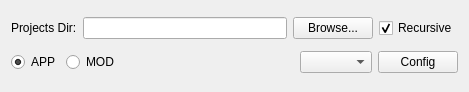
<?xml version="1.0" encoding="UTF-8"?>
<ui version="4.0">
 <class>ConfigProjectClass</class>
 <widget class="QMainWindow" name="ConfigProjectClass">
  <property name="geometry">
   <rect>
    <x>0</x>
    <y>0</y>
    <width>469</width>
    <height>92</height>
   </rect>
  </property>
  <property name="windowTitle">
   <string>ConfigProject</string>
  </property>
  <widget class="QWidget" name="centralWidget">
   <layout class="QVBoxLayout" name="verticalLayout">
    <item>
     <layout class="QHBoxLayout" name="horizontalLayout_2">
      <item>
       <widget class="QLabel" name="label">
        <property name="text">
         <string>Projects Dir:</string>
        </property>
       </widget>
      </item>
      <item>
       <widget class="QLineEdit" name="ProjectsDir"/>
      </item>
      <item>
       <widget class="QPushButton" name="Browse">
        <property name="text">
         <string>Browse...</string>
        </property>
       </widget>
      </item>
      <item>
       <widget class="QCheckBox" name="Recursive">
        <property name="text">
         <string>Recursive</string>
        </property>
        <property name="checked">
         <bool>true</bool>
        </property>
       </widget>
      </item>
     </layout>
    </item>
    <item>
     <layout class="QHBoxLayout" name="horizontalLayout">
      <item>
       <widget class="QRadioButton" name="Application">
        <property name="text">
         <string>APP</string>
        </property>
        <property name="checked">
         <bool>true</bool>
        </property>
        <property name="autoRepeat">
         <bool>false</bool>
        </property>
       </widget>
      </item>
      <item>
       <widget class="QRadioButton" name="Library">
        <property name="text">
         <string>MOD</string>
        </property>
       </widget>
      </item>
      <item>
       <spacer name="horizontalSpacer">
        <property name="orientation">
         <enum>Qt::Horizontal</enum>
        </property>
        <property name="sizeHint" stdset="0">
         <size>
          <width>40</width>
          <height>20</height>
         </size>
        </property>
       </spacer>
      </item>
      <item>
       <widget class="QComboBox" name="VSVersion"/>
      </item>
      <item>
       <widget class="QPushButton" name="Config">
        <property name="text">
         <string>Config</string>
        </property>
       </widget>
      </item>
     </layout>
    </item>
   </layout>
  </widget>
 </widget>
 <layoutdefault spacing="6" margin="11"/>
 <resources/>
 <connections/>
</ui>
